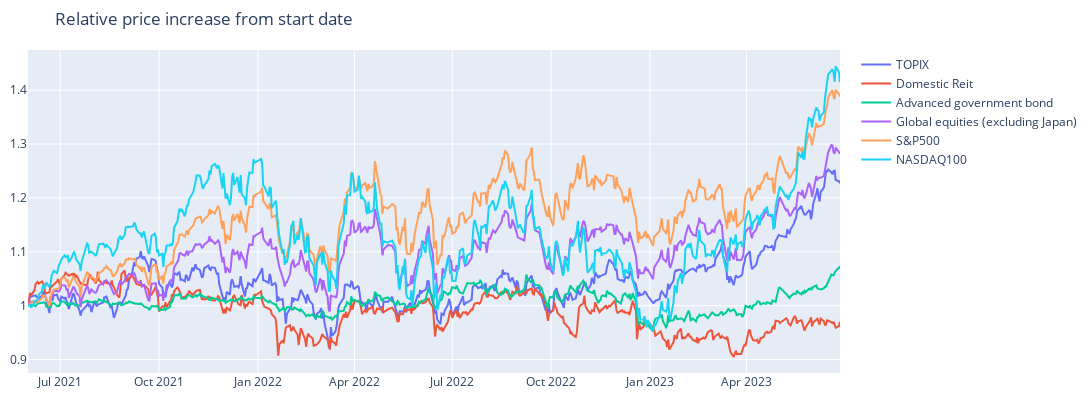

Notebook cell for this chart:
### Markdown cell above
# Build unified data structure

Combine historical price data and trading data. Dictionary of dataframes with keys as asset names

### Code cell
df_hist_all = pd.read_csv('df_hist_all.csv', parse_dates=True)
df_hist_all['date'] = pd.to_datetime(df_hist_all['date'])
df_hist_all.index = df_hist_all['date']

# trim the data from a start date
df_hist_all = df_hist_all['2021-6-1':]

# extract df_hist_all according to asset name and put them into a dictionary
dict_assets = {}

for asset in assets:
    df_asset = pd.DataFrame(df_hist_all.loc[:,asset]) 
    df_asset.rename(columns={asset:'market price'}, inplace=True)

    # merge historical price and trading data
    df_asset = df_asset.merge(df_trades[df_trades['name']==asset], how='left', left_index=True, right_index=True)
    dict_assets[asset] = df_asset.drop(['name'], axis=1)


mlayout['title'] = 'Relative price increase from start date'
mlayout['width'] = 1200
fig = go.Figure(layout=mlayout)

for name, df_asset in dict_assets.items():
    starting_price = df_asset.loc[df_asset['market price'].first_valid_index(), 'market price']
    fig.add_trace(go.Scatter(x=df_asset.index, y=df_asset['market price']/starting_price, name=name))   

# save figure as png
# fig.write_image("relative_price_increase.png")
fig.write_html("relative_price_increase.html")
fig.show()

### Figure 1 — Plotly figure (JSON) as saved in the notebook; plotly's stock layout.template omitted (floating-point values rounded to 4 significant figures; data arrays with more than 128 entries replaced by an {"elided": "..."} marker saying what was removed)
{"data": [{"name": "TOPIX", "type": "scatter", "x": {"elided": "509 str values"}, "y": {"elided": "509 float values"}}, {"name": "Domestic Reit", "type": "scatter", "x": {"elided": "509 str values"}, "y": {"elided": "509 float values"}}, {"name": "Advanced government bond", "type": "scatter", "x": {"elided": "509 str values"}, "y": {"elided": "509 float values"}}, {"name": "Global equities (excluding Japan)", "type": "scatter", "x": {"elided": "509 str values"}, "y": {"elided": "509 float values"}}, {"name": "S&P500", "type": "scatter", "x": {"elided": "509 str values"}, "y": {"elided": "509 float values"}}, {"name": "NASDAQ100", "type": "scatter", "x": {"elided": "509 str values"}, "y": {"elided": "509 float values"}}], "layout": {"height": 400, "margin": {"b": 10, "l": 10, "r": 10, "t": 50}, "title": {"text": "Relative price increase from start date"}, "width": 1200}}
